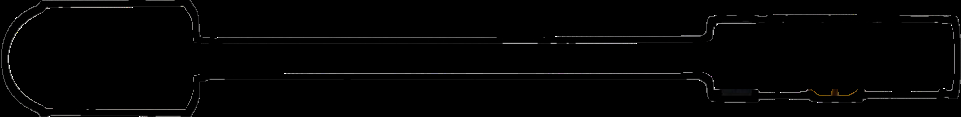
#> input picture ImageProcessing/templates/bullet.png, 961 x 117 px, given in place of 0060capsule.png, which was not available
$ python rotate_images.py
#> lines starting #> are read from the running program, lines starting #| are printed output that depends on the picture
import cv2
import imutils

images = ['0060', '0064', '0065', '0072', '0078', '0079', '0082', '0085', '0087', '0088', '0095', '0097', '0101',
          '0105', '0106', '0107', '0108', '0109', '0115', '0116', '0117', '0119', '0120', '0121', '0123', '0127', '0128', '0130',
          '0132', '0133', '0134', '0141', '0142', '0145', '0146', '0147', '0151', '0152', '0154', '0155', '0156', '0157', '0158',
          '0165', '0166', '0167', '0169', '0170', '0171', '0172', '0173', '0174', '0175', '0177', '0179', '0186', '0187', '0190',
          '0193', '0194', '0195', '0198', '0199', '0201', '0203', '0204', '0207', '0215', '0217', '0221', '0225', '0229', '0231',
          '0232', '0252', '0253', '0254', '0256', '0257', '0258', '0260', '0261', '0263', '0268', '0270', '0271', '0272', '0275',
          '0278', '0292', '0293', '0297', '0298', '0299', '0305', '0308', '0311', '0312', '0313', '0315', '0318', '0319', '0326',
          '0329', '0333', '0334', '0344', '0347', '0348', '0350', '0351', '0356', '0358', '0371', '0374', '0375', '0380', '0383',
          '0384', '0387', '0389', '0391', '0394', '0395', '0396', '0397', '0398', '0400', '0401', '0410', '0411', '0412', '0413',
          '0415', '0416', '0417', '0419', '0424', '0432', '0434', '0439', '0441', '0449', '0450', '0452', '0456', '0457', '0458',
          '0477', '0482', '0483', '0484', '0486', '0487', '0495', '0496', '0497', '0509', '0510', '0511', '0513', '0514', '0515',
          '0516', '0520', '0521', '0523', '0524', '0525', '0526', '0527', '0532', '0536', '0541', '0546', '0547', '0548', '0551',
          '0552', '0554', '0555', '0556', '0557', '0558', '0560', '0561', '0562', '0564', '0565', '0566', '0567', '0568', '0569',
          '0570', '0574', '0575', '0576', '0577', '0578', '0579', '0580', '0590', '0595', '0597', '0598', '0599', '0600', '0612',
          '0631', '0635', '0636', '0640', '0644', '0652', '0655', '0657', '0683', '0691', '0694', '0695', '0715', '0716', '0717',
          '0718', '0719', '0720', '0721', '0728', '0729', '0730', '0732', '0734', '0736', '0737']
shape = 'capsule'
folder = 'images/full/'+shape+'/'
for image in images:
    img = cv2.imread(folder+image+shape+'.png')
#> img is the input picture: shape (117, 961, 3); mean B, G, R 3.1, 3.1, 3.1
    rotated = imutils.rotate_bound(img, 90)
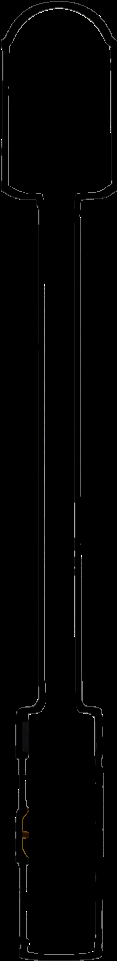
#> rotated: shape (961, 117, 3); mean B, G, R 3, 3, 3
    cv2.imwrite(folder+image+shape+'.png', rotated)
#> pass 2 of the loop `for image in images:`:
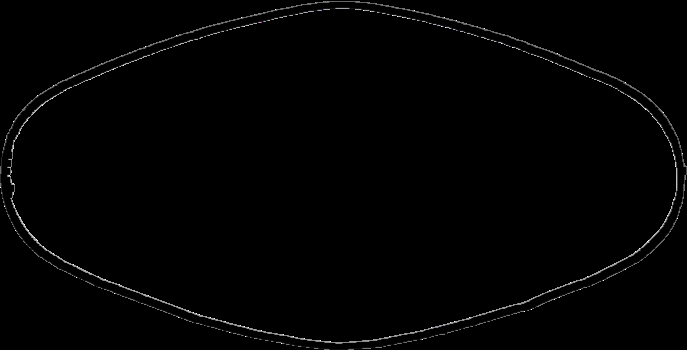
#> input picture ImageProcessing/templates/diamond.png, 687 x 350 px, given in place of 0064capsule.png, which was not available
#> img is the input picture: shape (350, 687, 3); mean B, G, R 2.3, 2.3, 2.3
#> `rotated = imutils.rotate_bound(img, 90)`:
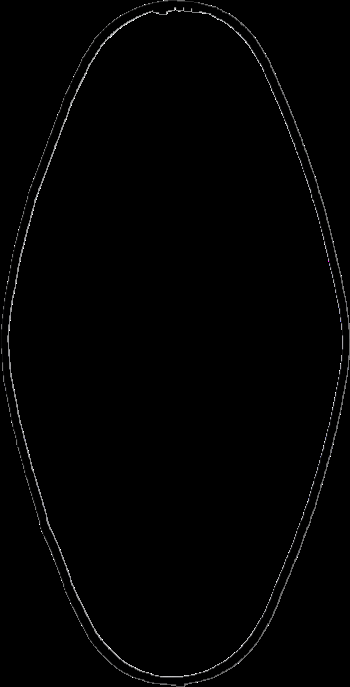
#> rotated: shape (687, 350, 3); mean B, G, R 2.3, 2.3, 2.3
#> (the run stopped early here; a loop or call above may not have finished)
